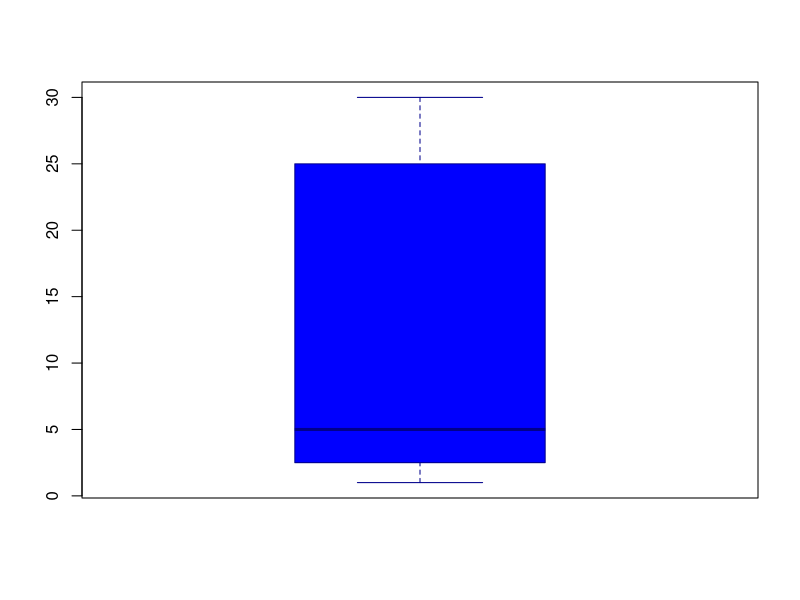

R code for this plot:
dataset <- c(1, 1, 1, 2, 3, 4, 5, 5, 5, 6, 10, 20, 30, 80, 500, 700)

sqrt(var(dataset)) # square root of variance
sd(dataset) # standard deviation

png(file="nooutlierboxplot.png")
boxplot(dataset, col="blue", border="darkblue", outline=FALSE)
dev.off()